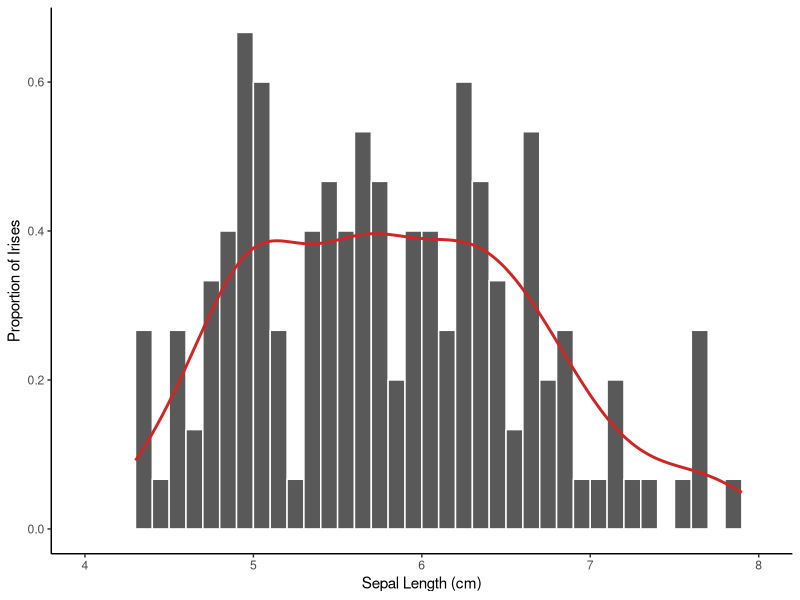

R code for this plot:
## ---- chunk 1
library(tidyverse)

knitr::opts_chunk$set(echo = TRUE)
## ---- chunk 2
ggplot(iris, aes(Sepal.Length)) +
  stat_bin(aes(y=..density..), 
           breaks = seq(min(iris$Sepal.Length), max(iris$Sepal.Length), by = .1), 
           color ="white") +
  geom_line(stat ="density", size = 1, color = 'firebrick3') +
  coord_cartesian(xlim = c(4, 8)) +
  labs(x = 'Sepal Length (cm)', y = 'Proportion of Irises') +
  theme_classic()
